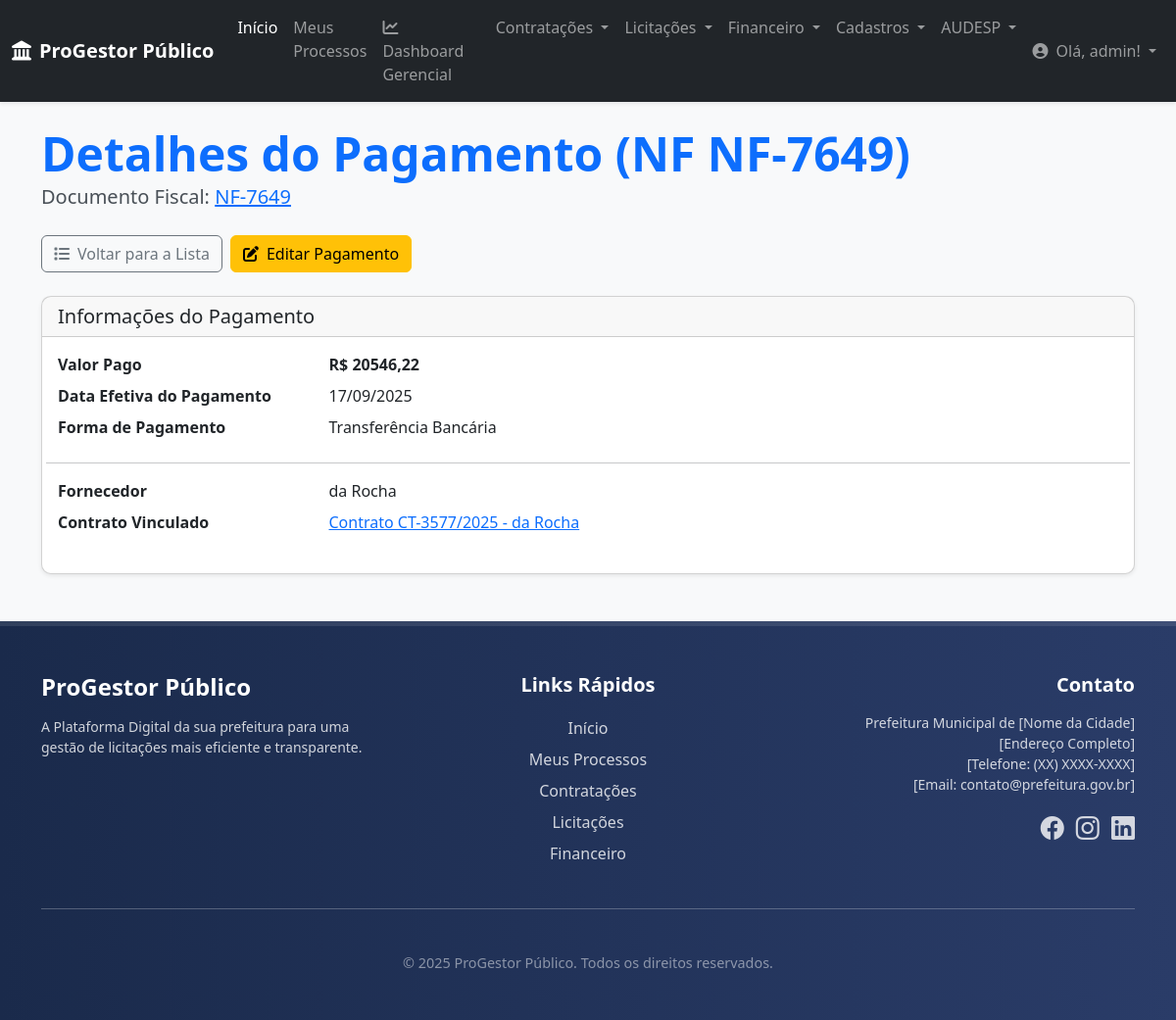
Page /financeiro/pagamentos/4/ (signed in) on the committed database.
### financeiro/models.py (models this page shows, shortened)
class Pagamento(models.Model):
    documento_fiscal = models.ForeignKey(
        DocumentoFiscal,
        on_delete=models.CASCADE,
        related_name='pagamentos',
        verbose_name="Documento Fiscal Vinculado"
    )
    nota_fiscal_valor_pago = models.DecimalField(max_digits=17, decimal_places=2, verbose_name="Valor Pago")
    nota_fiscal_pagto_dt = models.DateField(verbose_name="Data Efetiva do Pagamento")
    forma_pagamento = models.CharField(max_length=100, default="Transferência Bancária", verbose_name="Forma de Pagamento")
    class Meta:
        verbose_name = "Pagamento"
        verbose_name_plural = "Pagamentos"
        ordering = ['-nota_fiscal_pagto_dt']

class DocumentoFiscal(models.Model):
    processo_vinculado = models.ForeignKey(
        Processo,
        on_delete=models.CASCADE,
        related_name='documentos_fiscais'
    )
    contrato_vinculado = models.ForeignKey(
        Contrato,
        on_delete=models.SET_NULL, null=True, blank=True,
        related_name='documentos_fiscais'
    )
    fornecedor = models.ForeignKey(
        Fornecedor,
        on_delete=models.PROTECT, null=True, blank=True,
        related_name='documentos_fiscais'
    )
    documento_fiscal_numero = models.CharField(max_length=15, verbose_name="Número do Documento Fiscal (NF)")
    documento_fiscal_valor = models.DecimalField(max_digits=17, decimal_places=2, verbose_name="Valor do Documento Fiscal")
    documento_fiscal_data_emissao = models.DateField(verbose_name="Data de Emissão do Documento Fiscal")
    codigo_ajuste = models.CharField(max_length=20, verbose_name="Código do Ajuste/Empenho", blank=True)
    nota_empenho_numero = models.CharField(max_length=35, verbose_name="Número da Nota de Empenho", blank=True)
    class Meta:
        verbose_name = "Documento Fiscal"
        verbose_name_plural = "Documentos Fiscais"
        ordering = ['-documento_fiscal_data_emissao']

### core/models.py (models this page shows, shortened)
class Fornecedor(models.Model):
    razao_social = models.CharField(
        max_length=255,
        verbose_name="Razão Social"
    )
    nome_fantasia = models.CharField(
        max_length=255,
        blank=True, null=True,
        verbose_name="Nome Fantasia"
    )
    cnpj = models.CharField(
        max_length=18, # Formato XX.XXX.XXX/XXXX-XX
        unique=True,
        verbose_name="CNPJ"
    )
    endereco = models.CharField(
        max_length=255,
        blank=True, null=True,
        verbose_name="Endereço"
    )
    cidade = models.CharField(
        max_length=100,
        blank=True, null=True
    )
    estado = models.CharField(
        max_length=2,
        blank=True, null=True,
        verbose_name="UF"
    )
    telefone = models.CharField(
        max_length=20,
        blank=True, null=True
    )
    email = models.EmailField(
        blank=True, null=True,
        verbose_name="E-mail de Contato"
    )
    dados_bancarios = models.TextField(
        blank=True, null=True,
        verbose_name="Dados Bancários",
        help_text="Informações como Banco, Agência e Conta para pagamentos."
    )
    data_cadastro = models.DateTimeField(
        auto_now_add=True,
        verbose_name="Data de Cadastro"
    )
    class Meta:
        verbose_name = "Fornecedor"
        verbose_name_plural = "Fornecedores"
        ordering = ['razao_social']

### contratacoes/models.py (models this page shows)
class Contrato(models.Model):
    processo_vinculado = models.ForeignKey(
        Processo,
        on_delete=models.PROTECT,
        related_name='contratos',
        verbose_name="Processo Vinculado"
    )
    licitacao_origem = models.ForeignKey(
        Edital,
        on_delete=models.SET_NULL,
        null=True, blank=True,
        related_name='contratos_gerados',
        verbose_name="Licitação de Origem"
    )
    contratado = models.ForeignKey(
        Fornecedor,
        on_delete=models.PROTECT,
        related_name='contratos',
        verbose_name="Fornecedor Contratado"
    )
    numero_contrato = models.CharField(
        max_length=50,
        verbose_name="Número do Contrato"
    )
    ano_contrato = models.IntegerField(
        verbose_name="Ano do Contrato"
    )
    objeto = models.TextField(
        verbose_name="Objeto do Contrato"
    )
    valor_total = models.DecimalField(
        max_digits=15,
        decimal_places=2,
        verbose_name="Valor Total do Contrato (R$)"
    )
    data_assinatura = models.DateField(
        verbose_name="Data de Assinatura"
    )
    data_inicio_vigencia = models.DateField(
        verbose_name="Início da Vigência"
    )
    data_fim_vigencia = models.DateField(
        verbose_name="Fim da Vigência"
    )
    status = models.CharField(
        max_length=20,
        choices=STATUS_CONTRATO_CHOICES,
        default='VIGENTE',
        verbose_name="Status do Contrato"
    )
    data_criacao = models.DateTimeField(auto_now_add=True)
    class Meta:
        verbose_name = "Contrato"
        verbose_name_plural = "Contratos"
        unique_together = ('numero_contrato', 'ano_contrato') # Garante que não haja contratos duplicados
        ordering = ['-ano_contrato', '-numero_contrato']
    def __str__(self):
        return f"Contrato {self.numero_contrato}/{self.ano_contrato} - {self.contratado.razao_social}"

### financeiro/views.py (the view)
# urls.py: path('pagamentos/<int:pk>/', views.detalhar_pagamento, name='detalhar_pagamento'),
@login_required
def detalhar_pagamento(request, pk):
    pagamento = get_object_or_404(Pagamento, pk=pk)
    processo_do_pagamento = pagamento.documento_fiscal.processo_vinculado
    if processo_do_pagamento and processo_do_pagamento.usuario != request.user and not request.user.is_superuser:
        messages.error(request, "Você não tem permissão para visualizar este Pagamento.")
        return redirect('financeiro:dashboard_financeiro')
    context = {
        'pagamento': pagamento,
        'titulo_pagina': f'Detalhes do Pagamento (NF {pagamento.documento_fiscal.documento_fiscal_numero})'
    }
    return render(request, 'financeiro/detalhar_pagamento.html', context)

### core/context_processors.py (called while the page is built)
def global_context(request):
    return {
        'logo_url': 'img/logo_barueri.jpg', # Caminho do seu logo
        'ano_atual': datetime.date.today().year, # Opcional: para o footer de direitos autorais
    }

### financeiro/templates/financeiro/detalhar_pagamento.html (shortened to what this page needs)
{% extends 'base.html' %}
{% load widget_tweaks %}
{% block content %}
<div class="container mt-4 mb-5">
    <div class="d-flex justify-content-between align-items-center mb-4 flex-wrap gap-2">
        <div>
            <h1 class="display-5 fw-bold text-primary mb-0">{{ titulo_pagina }}</h1>
            <p class="lead">Documento Fiscal: <a href="{% url 'financeiro:detalhar_documento_fiscal' pk=pagamento.documento_fiscal.pk %}">{{ pagamento.documento_fiscal.documento_fiscal_numero }}</a></p>
        </div>
        <div class="d-flex gap-2">
            <a href="{% url 'financeiro:listar_pagamentos' %}" class="btn btn-outline-secondary">
                <i class="fas fa-list me-2"></i>Voltar para a Lista
            </a>
            <a href="{% url 'financeiro:editar_pagamento' pk=pagamento.pk %}" class="btn btn-warning">
                <i class="fas fa-edit me-2"></i>Editar Pagamento
            </a>
        </div>
    </div>
    <div class="card shadow-sm">
        <div class="card-header"><h5 class="mb-0">Informações do Pagamento</h5></div>
        <div class="card-body">
            <dl class="row">
                <dt class="col-sm-3">Valor Pago</dt>
                <dd class="col-sm-9"><strong>R$ {{ pagamento.nota_fiscal_valor_pago|floatformat:2 }}</strong></dd>
                <dt class="col-sm-3">Data Efetiva do Pagamento</dt>
                <dd class="col-sm-9">{{ pagamento.nota_fiscal_pagto_dt|date:"d/m/Y" }}</dd>
                <dt class="col-sm-3">Forma de Pagamento</dt>
                <dd class="col-sm-9">{{ pagamento.forma_pagamento }}</dd>
                <hr class="my-3">
                <dt class="col-sm-3">Fornecedor</dt>
                <dd class="col-sm-9">{{ pagamento.documento_fiscal.fornecedor.razao_social }}</dd>
                <dt class="col-sm-3">Contrato Vinculado</dt>
                <dd class="col-sm-9"><a href="{% url 'contratacoes:detalhar_contrato' pk=pagamento.documento_fiscal.contrato_vinculado.pk %}">{{ pagamento.documento_fiscal.contrato_vinculado }}</a></dd>
            </dl>
        </div>
    </div>
</div>
{% endblock %}

### core/templates/core/navbar.html (shortened to what this page needs)
<nav class="navbar navbar-expand-lg navbar-dark bg-dark shadow-sm">
    <div class="container-fluid">
        <a class="navbar-brand fw-bold" href="{% url 'core:home' %}">
            <i class="fas fa-landmark me-2"></i>ProGestor Público
        </a>
        <div class="collapse navbar-collapse" id="navbarNavDropdown">
            <ul class="navbar-nav me-auto mb-2 mb-lg-0">
                <li class="nav-item">
                    <a class="nav-link active" aria-current="page" href="{% url 'core:home' %}">Início</a>
                </li>
                <li class="nav-item">
                    <a class="nav-link" href="{% url 'core:meus_processos' %}">Meus Processos</a>
                </li>
                <li class="nav-item">
                    <a class="nav-link" href="{% url 'core:dashboard_gerencial' %}">
                        <i class="fas fa-chart-line me-1"></i>Dashboard Gerencial
                    </a>
                </li>
                <li class="nav-item dropdown">
                    <a class="nav-link dropdown-toggle" href="#" id="navbarContratacoes" role="button" data-bs-toggle="dropdown" aria-expanded="false">
                        Contratações
                    </a>
                </li>
                <li class="nav-item dropdown">
                    <a class="nav-link dropdown-toggle" href="#" id="navbarLicitacoes" role="button" data-bs-toggle="dropdown" aria-expanded="false">
                        Licitações
                    </a>
                </li>
                <li class="nav-item dropdown">
                    <a class="nav-link dropdown-toggle" href="#" id="navbarFinanceiro" role="button" data-bs-toggle="dropdown" aria-expanded="false">
                        Financeiro
                    </a>
                </li>
                <li class="nav-item dropdown">
                    <a class="nav-link dropdown-toggle" href="#" id="navbarCadastros" role="button" data-bs-toggle="dropdown" aria-expanded="false">
                        Cadastros
                    </a>
                </li>
                <li class="nav-item dropdown">
                    <a class="nav-link dropdown-toggle" href="#" id="navbarAudesp" role="button" data-bs-toggle="dropdown" aria-expanded="false">
                        AUDESP
                    </a>
                </li>
            </ul>
            <ul class="navbar-nav">
                {% if user.is_authenticated %}
                    <li class="nav-item dropdown">
                        <a class="nav-link dropdown-toggle" href="#" id="navbarUserDropdown" role="button" data-bs-toggle="dropdown" aria-expanded="false">
                            <i class="fas fa-user-circle me-1"></i> Olá, {{ user.username }}!
                        </a>
                    </li>
                {% else %}
                    <li class="nav-item">
                        <a class="nav-link" href="{% url 'account_login' %}">Entrar</a>
                    </li>
                {% endif %}
            </ul>
        </div>
    </div>
</nav>

### core/templates/base.html (style rules this page uses)
:root { --primary-color: #0056b3; --secondary-color: #337ab7; --dark-blue: #1a2a4b; --light-grey: #f8f9fa; --medium-grey: #e9ecef; --text-dark: #495057; --text-light: #ffffff; }
body { display: flex; flex-direction: column; min-height: 100vh; font-family: 'Segoe UI', Roboto, 'Helvetica Neue', Arial, sans-serif; background-color: var(--light-grey); color: var(--text-dark); }
.navbar { box-shadow: 0 2px 4px rgba(0,0,0,.08); }
.card { border-radius: 10px; box-shadow: 0 4px 12px rgba(0,0,0,.08); transition: transform 0.2s ease-in-out; }

### rows in the picture
Pagamento: documento_fiscal.documento_fiscal_numero "NF-7649", nota_fiscal_valor_pago "20546,22", nota_fiscal_pagto_dt "17/09/2025", forma_pagamento "Transferência Bancária", documento_fiscal.fornecedor.razao_social "da Rocha", documento_fiscal.contrato_vinculado "Contrato CT-3577/2025 - da Rocha"

### other values in the picture
{{ user.username }} "admin"
{{ titulo_pagina }} "Detalhes do Pagamento (NF NF-7649)"
